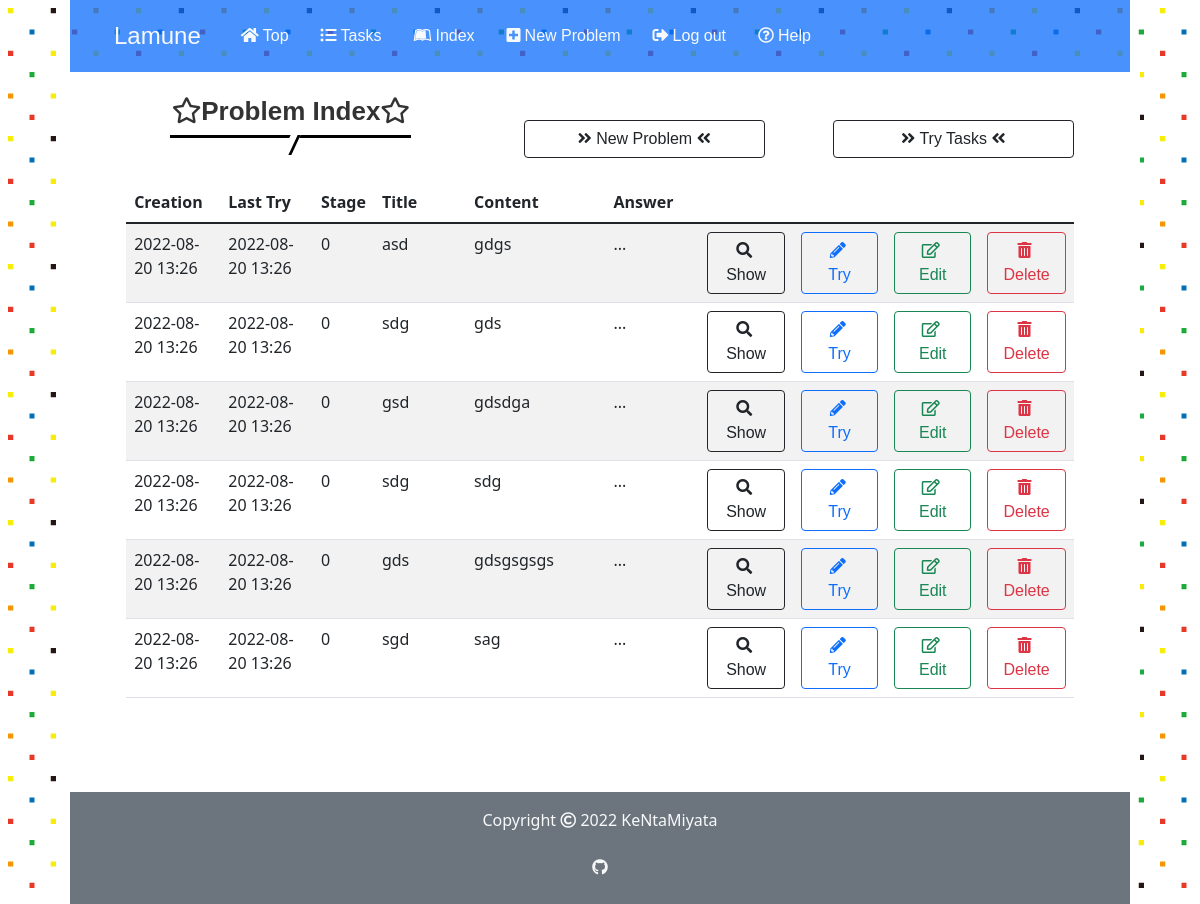
The page /2/index (signed in) on the database its author committed.
### app.py (models this page shows)
class Problem(db.Model):
    id = db.Column(db.Integer, primary_key=True)
    user_id = db.Column(db.Integer, db.ForeignKey('user.id'), nullable=False)
    title = db.Column(db.String(50), nullable=False)
    body = db.Column(db.String(500), nullable=False)
    answer = db.Column(db.String(500), nullable=False)
    stage = db.Column(db.Integer, default=0)
    last_time = db.Column(db.DateTime, nullable=False,
                          default=datetime.datetime.now(pytz.timezone('Asia/Tokyo')))
    created_at = db.Column(db.DateTime, nullable=False,
                           default=datetime.datetime.now(pytz.timezone('Asia/Tokyo')))
    solved_history = db.Column(db.String)

### app.py (the view)
@app.route("/<int:user_id>/index", methods=["GET"])
@login_required
def index(user_id):
    if user_id != current_user.id:
        return apology("foo", 403)
    my_problems = Problem.query.filter_by(user_id=user_id).all()
    user = current_user
    return render_template("index.html", problems=my_problems, user=user)

### app.py (called while the page is built)
@login_manager.user_loader
def load_user(user_id):
    return User.query.get(int(user_id))

### helpers.py (called while the page is built)
def show_datetime(t):
    return t.strftime('%Y-%m-%d %H:%M')

### templates/index.html (shortened to what this page needs)
{% extends "layout.html" %}
{% block main %}
<div class="row">
    <div class="col-xl-3 col-md-4 col-12 offset-md-1 mt-4">
        <h2><i class="far fa-star"></i>Problem Index<i class="far fa-star"></i></h2>
    </div>
    <div class="col-md-3 offset-md-1 mt-5 d-none d-md-block">
        <a href="/{{user.id}}/new" class="btn btn-outline-dark btn--radius btn--cubic d-none d-md-block"><i class="fas fa-angle-double-right fa-position-left"></i> New Problem <i class="fas fa-angle-double-left fa-position-right"></i></a>
    </div>
    <div class="col-md-3 mx-auto mt-5 d-none d-md-block">
        <a href="/{{user.id}}/tasks" class="btn btn-outline-dark btn--radius btn--cubic d-none d-md-block"><i class="fas fa-angle-double-right fa-position-left"></i> Try Tasks <i class="fas fa-angle-double-left fa-position-right"></i></a>
    </div>
    <div class="col-11 mx-auto mt-4">
        <table class="table table-striped text-start index d-none d-md-block">
            <thead>
                <tr>
                    <th style="width: 10%">Creation</th>
                    <th style="width: 10%">Last Try</th>
                    <th style="width: 5%">Stage</th>
                    <th style="width: 10%">Title</th>
                    <th style="width: 15%">Content</th>
                    <th style="width: 10%">Answer</th>
                    <th style="width: 10%"></th>
                    <th style="width: 10%"></th>
                    <th style="width: 10%"></th>
                    <th style="width: 10%"></th>
                </tr>
            </thead>
            <tbody>
                {% for problem in problems %}
                <tr data-href="/{{ user.id }}/{{ problem.id }}">
                    <td>{{ problem.created_at | show_datetime }}</td>
                    <td>{{ problem.last_time | show_datetime }}</td>
                    <td>{{ problem.stage }}</td>
                    <td>{{ problem.title }}</td>
                    <td>
                    </td>
                    <td>...</td>
                    <td><a class="btn btn-outline-dark w-100" href="/{{ user.id }}/{{ problem.id }}"><i class="fas fa-search me-1"></i><span class="d-none d-md-block">Show</span></a></td>
                    <td><a class="btn btn-outline-primary w-100" href="/{{ user.id }}/{{ problem.id }}/trytry"><i class="fas fa-pencil-alt me-1"></i><span class="d-none d-md-block">Try</span></a></td>
                    <td><a class="btn btn-outline-success w-100" href="/{{ user.id }}/{{ problem.id }}/update"><i class="far fa-edit me-1"></i><span class="d-none d-md-block">Edit</span></a></td>
                    <td><a class="btn btn-outline-danger w-100" href="/{{ user.id }}/{{ problem.id }}/delete" onclick="return confirm_delete()"><i class="fas fa-trash-alt me-1"></i><span class="d-none d-md-block">Delete</span></a></td>
                </tr>
                {% endfor %}
            </tbody>
        </table>
    </div>
</div>
{% endblock %}

### static/stylesheet/styles.css (style rules this page uses)
* { padding: 0; margin: 0; box-sizing: border-box; }
a { text-decoration: none; }
.row { margin-left: 0; margin-right: 0; }
body { width: 90%; height: 100%; margin: 0 auto; background-image: url(../images/lamune_side_back.jpg); }
h1, h2, h3, .navbar-brand, .nav-link, .btn { font-family: Chalkduster, "Bradley Hand", "Segoe Print", sans-serif; }
h2 { position: relative; padding-bottom: 0.5rem; border-bottom: 3px solid black; background-color: white; color: #333; font-weight: bold; font-size: 26px; }
h2:before { position: absolute; top: 100%; left: 50%; transform: translateX(-50%) skew(-25deg); height: 20px; width: 10px; border-right: 3px solid black; background-color: white; content: ""; }

### rows shown on the page
Problem: created_at|show_datetime "2022-08-20 13:26", last_time|show_datetime "2022-08-20 13:26", stage "0", title "asd"
Problem: created_at|show_datetime "2022-08-20 13:26", last_time|show_datetime "2022-08-20 13:26", stage "0", title "sdg"
Problem: created_at|show_datetime "2022-08-20 13:26", last_time|show_datetime "2022-08-20 13:26", stage "0", title "gsd"
Problem: created_at|show_datetime "2022-08-20 13:26", last_time|show_datetime "2022-08-20 13:26", stage "0", title "sdg"
Problem: created_at|show_datetime "2022-08-20 13:26", last_time|show_datetime "2022-08-20 13:26", stage "0", title "gds"
Problem: created_at|show_datetime "2022-08-20 13:26", last_time|show_datetime "2022-08-20 13:26", stage "0", title "sgd"
